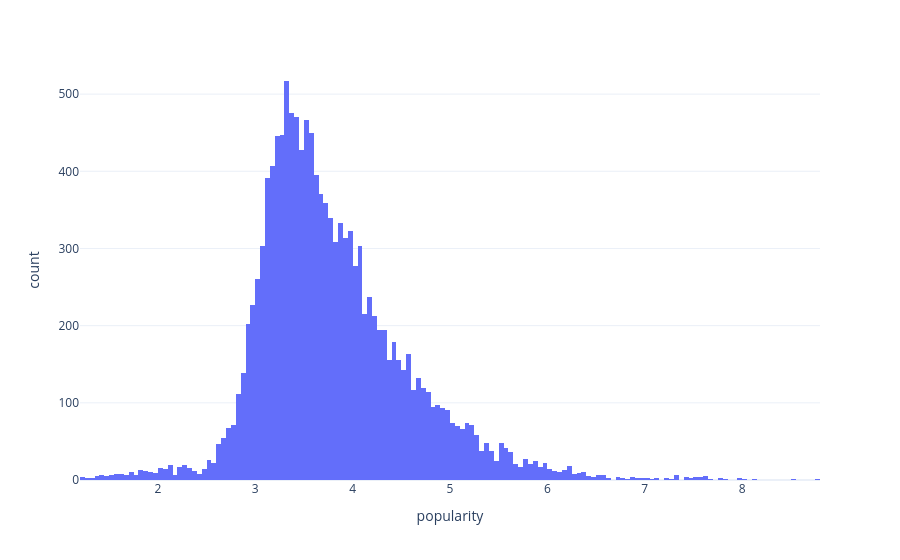

This figure's notebook cell:
### Code cell
hist_fig = px.histogram(df, x = 'popularity', template='plotly_white')
hist_fig.show()

hist_fig = px.histogram(df, x = 'vote_count', template='plotly_white')
hist_fig.show()

### Figure 1 — Plotly figure (JSON) as saved in the notebook; plotly's stock layout.template omitted (floating-point values rounded to 4 significant figures; data arrays with more than 128 entries replaced by an {"elided": "..."} marker saying what was removed)
{"data": [{"bingroup": "x", "hovertemplate": "popularity=%{x}<br>count=%{y}<extra></extra>", "legendgroup": "", "marker": {"color": "#636efa", "pattern": {"shape": ""}}, "name": "", "orientation": "v", "showlegend": false, "type": "histogram", "x": {"elided": "13324 float values"}, "xaxis": "x", "yaxis": "y"}], "layout": {"barmode": "relative", "legend": {"tracegroupgap": 0}, "margin": {"t": 60}, "xaxis": {"anchor": "y", "domain": [0, 1], "title": {"text": "popularity"}}, "yaxis": {"anchor": "x", "domain": [0, 1], "title": {"text": "count"}}}}
